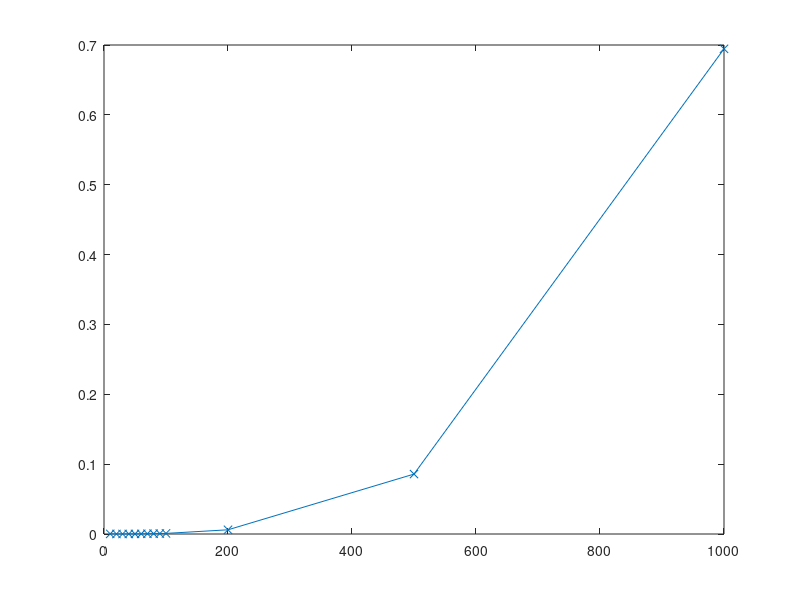

The MATLAB script that drew this image:
tiempos = [];
for i = [[10:10:100], 200,500,1000]
    a = randi([1,20],i);
    tic
    inv(a);
    tiempos = [tiempos toc];
end
tiempos
plot([[10:10:100], 200,500,1000],tiempos,"-x")
